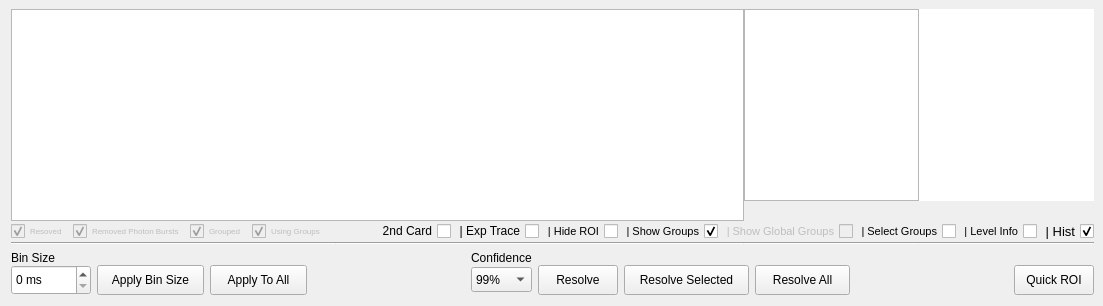
      <widget class="QWidget" name="tabIntensity">
       <property name="enabled">
        <bool>true</bool>
       </property>
       <property name="autoFillBackground">
        <bool>true</bool>
       </property>
       <attribute name="icon">
        <iconset resource="../icons.qrc">
         <normaloff>:/icons/icons/intensity.png</normaloff>:/icons/icons/intensity.png</iconset>
       </attribute>
       <attribute name="title">
        <string>Intensity</string>
       </attribute>
       <layout class="QGridLayout" name="gridLayout">
        <property name="topMargin">
         <number>9</number>
        </property>
        <property name="rightMargin">
         <number>9</number>
        </property>
        <item row="5" column="0">
         <layout class="QGridLayout" name="layInt_Buttons">
          <property name="verticalSpacing">
           <number>0</number>
          </property>
          <item row="1" column="8">
           <widget class="QPushButton" name="btnResolveAll">
            <property name="sizePolicy">
             <sizepolicy hsizetype="Fixed" vsizetype="Fixed">
              <horstretch>0</horstretch>
              <verstretch>0</verstretch>
             </sizepolicy>
            </property>
            <property name="minimumSize">
             <size>
              <width>95</width>
              <height>30</height>
             </size>
            </property>
            <property name="text">
             <string>Resolve All</string>
            </property>
            <property name="icon">
             <iconset resource="../icons.qrc">
              <normaloff>:/icons/icons/resolve-all.png</normaloff>:/icons/icons/resolve-all.png</iconset>
            </property>
            <property name="iconSize">
             <size>
              <width>25</width>
              <height>25</height>
             </size>
            </property>
           </widget>
          </item>
          <item row="0" column="0">
           <widget class="QLabel" name="lblInt_Bin_Size">
            <property name="font">
             <font>
              <weight>50</weight>
              <bold>false</bold>
              <underline>false</underline>
             </font>
            </property>
            <property name="text">
             <string>Bin Size</string>
            </property>
            <property name="alignment">
             <set>Qt::AlignLeading|Qt::AlignLeft|Qt::AlignVCenter</set>
            </property>
           </widget>
          </item>
          <item row="1" column="9">
           <spacer name="spcInt_Buttons_2">
            <property name="orientation">
             <enum>Qt::Horizontal</enum>
            </property>
            <property name="sizeType">
             <enum>QSizePolicy::Expanding</enum>
            </property>
            <property name="sizeHint" stdset="0">
             <size>
              <width>40</width>
              <height>20</height>
             </size>
            </property>
           </spacer>
          </item>
          <item row="1" column="1">
           <widget class="QPushButton" name="btnApplyBin">
            <property name="sizePolicy">
             <sizepolicy hsizetype="Fixed" vsizetype="Fixed">
              <horstretch>0</horstretch>
              <verstretch>0</verstretch>
             </sizepolicy>
            </property>
            <property name="minimumSize">
             <size>
              <width>107</width>
              <height>30</height>
             </size>
            </property>
            <property name="text">
             <string>Apply Bin Size</string>
            </property>
            <property name="icon">
             <iconset resource="../icons.qrc">
              <normaloff>:/icons/icons/apply-one.png</normaloff>:/icons/icons/apply-one.png</iconset>
            </property>
            <property name="iconSize">
             <size>
              <width>25</width>
              <height>25</height>
             </size>
            </property>
           </widget>
          </item>
          <item row="1" column="2">
           <widget class="QPushButton" name="btnApplyBinAll">
            <property name="sizePolicy">
             <sizepolicy hsizetype="Fixed" vsizetype="Fixed">
              <horstretch>0</horstretch>
              <verstretch>0</verstretch>
             </sizepolicy>
            </property>
            <property name="minimumSize">
             <size>
              <width>97</width>
              <height>30</height>
             </size>
            </property>
            <property name="text">
             <string>Apply To All</string>
            </property>
            <property name="icon">
             <iconset resource="../icons.qrc">
              <normaloff>:/icons/icons/apply-all.png</normaloff>:/icons/icons/apply-all.png</iconset>
            </property>
            <property name="iconSize">
             <size>
              <width>25</width>
              <height>25</height>
             </size>
            </property>
           </widget>
          </item>
          <item row="1" column="0">
           <widget class="QSpinBox" name="spbBinSize">
            <property name="sizePolicy">
             <sizepolicy hsizetype="Preferred" vsizetype="Fixed">
              <horstretch>0</horstretch>
              <verstretch>0</verstretch>
             </sizepolicy>
            </property>
            <property name="minimumSize">
             <size>
              <width>80</width>
              <height>30</height>
             </size>
            </property>
            <property name="suffix">
             <string> ms</string>
            </property>
            <property name="prefix">
             <string/>
            </property>
            <property name="maximum">
             <number>9999</number>
            </property>
           </widget>
          </item>
          <item row="1" column="3">
           <spacer name="spcInt_Buttons">
            <property name="orientation">
             <enum>Qt::Horizontal</enum>
            </property>
            <property name="sizeType">
             <enum>QSizePolicy::Expanding</enum>
            </property>
            <property name="sizeHint" stdset="0">
             <size>
              <width>40</width>
              <height>20</height>
             </size>
            </property>
           </spacer>
          </item>
          <item row="1" column="5">
           <widget class="QPushButton" name="btnResolve">
            <property name="sizePolicy">
             <sizepolicy hsizetype="Fixed" vsizetype="Fixed">
              <horstretch>0</horstretch>
              <verstretch>0</verstretch>
             </sizepolicy>
            </property>
            <property name="minimumSize">
             <size>
              <width>80</width>
              <height>30</height>
             </size>
            </property>
            <property name="text">
             <string>Resolve</string>
            </property>
            <property name="icon">
             <iconset resource="../icons.qrc">
              <normaloff>:/icons/icons/resolve-current.png</normaloff>:/icons/icons/resolve-current.png</iconset>
            </property>
            <property name="iconSize">
             <size>
              <width>25</width>
              <height>25</height>
             </size>
            </property>
           </widget>
          </item>
          <item row="1" column="4">
           <widget class="QComboBox" name="cmbConfIndex">
            <property name="sizePolicy">
             <sizepolicy hsizetype="Preferred" vsizetype="Fixed">
              <horstretch>0</horstretch>
              <verstretch>0</verstretch>
             </sizepolicy>
            </property>
            <property name="minimumSize">
             <size>
              <width>0</width>
              <height>25</height>
             </size>
            </property>
            <item>
             <property name="text">
              <string>99%</string>
             </property>
            </item>
            <item>
             <property name="text">
              <string>95%</string>
             </property>
            </item>
            <item>
             <property name="text">
              <string>90%</string>
             </property>
            </item>
            <item>
             <property name="text">
              <string>69%</string>
             </property>
            </item>
           </widget>
          </item>
          <item row="1" column="6">
           <widget class="QPushButton" name="btnResolve_Selected">
            <property name="sizePolicy">
             <sizepolicy hsizetype="Fixed" vsizetype="Fixed">
              <horstretch>0</horstretch>
              <verstretch>0</verstretch>
             </sizepolicy>
            </property>
            <property name="minimumSize">
             <size>
              <width>125</width>
              <height>30</height>
             </size>
            </property>
            <property name="text">
             <string>Resolve Selected</string>
            </property>
            <property name="icon">
             <iconset resource="../icons.qrc">
              <normaloff>:/icons/icons/resolve-selected.png</normaloff>:/icons/icons/resolve-selected.png</iconset>
            </property>
            <property name="iconSize">
             <size>
              <width>25</width>
              <height>25</height>
             </size>
            </property>
           </widget>
          </item>
          <item row="0" column="4">
           <widget class="QLabel" name="lblInt_Confidence">
            <property name="text">
             <string>Confidence</string>
            </property>
            <property name="alignment">
             <set>Qt::AlignLeading|Qt::AlignLeft|Qt::AlignVCenter</set>
            </property>
           </widget>
          </item>
          <item row="1" column="10">
           <widget class="QPushButton" name="btnQuickROI">
            <property name="sizePolicy">
             <sizepolicy hsizetype="Fixed" vsizetype="Fixed">
              <horstretch>0</horstretch>
              <verstretch>0</verstretch>
             </sizepolicy>
            </property>
            <property name="minimumSize">
             <size>
              <width>80</width>
              <height>30</height>
             </size>
            </property>
            <property name="text">
             <string>Quick ROI</string>
            </property>
            <property name="icon">
             <iconset resource="../icons.qrc">
              <normaloff>:/icons/icons/quick-roi.png</normaloff>:/icons/icons/quick-roi.png</iconset>
            </property>
            <property name="iconSize">
             <size>
              <width>25</width>
              <height>25</height>
             </size>
            </property>
           </widget>
          </item>
         </layout>
        </item>
        <item row="0" column="0">
         <layout class="QGridLayout" name="layInt_Plots">
          <property name="leftMargin">
           <number>0</number>
          </property>
          <property name="topMargin">
           <number>0</number>
          </property>
          <property name="rightMargin">
           <number>0</number>
          </property>
          <property name="bottomMargin">
           <number>0</number>
          </property>
          <property name="spacing">
           <number>0</number>
          </property>
          <item row="1" column="3" colspan="3">
           <layout class="QHBoxLayout" name="layInt_Chbs">
            <property name="spacing">
             <number>2</number>
            </property>
            <item>
             <spacer name="horizontalSpacer_2">
              <property name="orientation">
               <enum>Qt::Horizontal</enum>
              </property>
              <property name="sizeHint" stdset="0">
               <size>
                <width>40</width>
                <height>20</height>
               </size>
              </property>
             </spacer>
            </item>
            <item>
             <widget class="QCheckBox" name="chbSecondCard">
              <property name="layoutDirection">
               <enum>Qt::RightToLeft</enum>
              </property>
              <property name="text">
               <string>2nd Card</string>
              </property>
             </widget>
            </item>
            <item>
             <widget class="QCheckBox" name="chbInt_Exp_Trace">
              <property name="layoutDirection">
               <enum>Qt::RightToLeft</enum>
              </property>
              <property name="text">
               <string>| Exp Trace</string>
              </property>
             </widget>
            </item>
            <item>
             <widget class="QCheckBox" name="chbInt_Show_ROI">
              <property name="sizePolicy">
               <sizepolicy hsizetype="Minimum" vsizetype="Minimum">
                <horstretch>0</horstretch>
                <verstretch>0</verstretch>
               </sizepolicy>
              </property>
              <property name="font">
               <font>
                <pointsize>8</pointsize>
               </font>
              </property>
              <property name="layoutDirection">
               <enum>Qt::RightToLeft</enum>
              </property>
              <property name="text">
               <string>| Hide ROI</string>
              </property>
              <property name="iconSize">
               <size>
                <width>16</width>
                <height>16</height>
               </size>
              </property>
              <property name="checked">
               <bool>false</bool>
              </property>
              <property name="tristate">
               <bool>true</bool>
              </property>
             </widget>
            </item>
            <item>
             <widget class="QCheckBox" name="chbInt_Show_Groups">
              <property name="sizePolicy">
               <sizepolicy hsizetype="Minimum" vsizetype="Minimum">
                <horstretch>0</horstretch>
                <verstretch>0</verstretch>
               </sizepolicy>
              </property>
              <property name="font">
               <font>
                <pointsize>8</pointsize>
               </font>
              </property>
              <property name="layoutDirection">
               <enum>Qt::RightToLeft</enum>
              </property>
              <property name="text">
               <string>| Show Groups</string>
              </property>
              <property name="iconSize">
               <size>
                <width>16</width>
                <height>16</height>
               </size>
              </property>
              <property name="checked">
               <bool>true</bool>
              </property>
             </widget>
            </item>
            <item>
             <widget class="QCheckBox" name="chbInt_Show_Global_Groups">
              <property name="enabled">
               <bool>false</bool>
              </property>
              <property name="sizePolicy">
               <sizepolicy hsizetype="Minimum" vsizetype="Minimum">
                <horstretch>0</horstretch>
                <verstretch>0</verstretch>
               </sizepolicy>
              </property>
              <property name="font">
               <font>
                <pointsize>8</pointsize>
               </font>
              </property>
              <property name="layoutDirection">
               <enum>Qt::RightToLeft</enum>
              </property>
              <property name="text">
               <string>| Show Global Groups</string>
              </property>
              <property name="iconSize">
               <size>
                <width>16</width>
                <height>16</height>
               </size>
              </property>
              <property name="checked">
               <bool>false</bool>
              </property>
             </widget>
            </item>
            <item>
             <widget class="QCheckBox" name="chbInt_Select_Groups">
              <property name="sizePolicy">
               <sizepolicy hsizetype="Minimum" vsizetype="Minimum">
                <horstretch>0</horstretch>
                <verstretch>0</verstretch>
               </sizepolicy>
              </property>
              <property name="font">
               <font>
                <pointsize>8</pointsize>
               </font>
              </property>
              <property name="layoutDirection">
               <enum>Qt::RightToLeft</enum>
              </property>
              <property name="text">
               <string>| Select Groups</string>
              </property>
              <property name="iconSize">
               <size>
                <width>16</width>
                <height>16</height>
               </size>
              </property>
              <property name="checked">
               <bool>false</bool>
              </property>
             </widget>
            </item>
            <item>
             <widget class="QCheckBox" name="chbInt_Show_Level_Info">
              <property name="sizePolicy">
               <sizepolicy hsizetype="Minimum" vsizetype="Minimum">
                <horstretch>0</horstretch>
                <verstretch>0</verstretch>
               </sizepolicy>
              </property>
              <property name="font">
               <font>
                <pointsize>8</pointsize>
               </font>
              </property>
              <property name="layoutDirection">
               <enum>Qt::RightToLeft</enum>
              </property>
              <property name="text">
               <string>| Level Info</string>
              </property>
              <property name="iconSize">
               <size>
                <width>16</width>
                <height>16</height>
               </size>
              </property>
              <property name="checked">
               <bool>false</bool>
              </property>
             </widget>
            </item>
            <item>
             <widget class="QCheckBox" name="chbInt_Show_Hist">
              <property name="sizePolicy">
               <sizepolicy hsizetype="Minimum" vsizetype="Minimum">
                <horstretch>0</horstretch>
                <verstretch>0</verstretch>
               </sizepolicy>
              </property>
              <property name="font">
               <font>
                <pointsize>10</pointsize>
               </font>
              </property>
              <property name="layoutDirection">
               <enum>Qt::RightToLeft</enum>
              </property>
              <property name="text">
               <string>| Hist</string>
              </property>
              <property name="iconSize">
               <size>
                <width>16</width>
                <height>16</height>
               </size>
              </property>
              <property name="checked">
               <bool>true</bool>
              </property>
             </widget>
            </item>
           </layout>
          </item>
          <item row="3" column="3">
           <widget class="Line" name="lineInt_4">
            <property name="sizePolicy">
             <sizepolicy hsizetype="Expanding" vsizetype="Fixed">
              <horstretch>0</horstretch>
              <verstretch>0</verstretch>
             </sizepolicy>
            </property>
            <property name="orientation">
             <enum>Qt::Horizontal</enum>
            </property>
           </widget>
          </item>
          <item row="0" column="4">
           <widget class="QWidget" name="wdgInt_Hist_Container" native="true">
            <property name="sizePolicy">
             <sizepolicy hsizetype="Fixed" vsizetype="Preferred">
              <horstretch>0</horstretch>
              <verstretch>0</verstretch>
             </sizepolicy>
            </property>
            <property name="maximumSize">
             <size>
              <width>175</width>
              <height>16777215</height>
             </size>
            </property>
            <layout class="QVBoxLayout" name="verticalLayout_14">
             <property name="spacing">
              <number>0</number>
             </property>
             <property name="leftMargin">
              <number>0</number>
             </property>
             <property name="topMargin">
              <number>0</number>
             </property>
             <property name="rightMargin">
              <number>0</number>
             </property>
             <property name="bottomMargin">
              <number>0</number>
             </property>
             <item>
              <widget class="PlotWidget" name="pgInt_Hist_PlotWidget">
               <property name="sizePolicy">
                <sizepolicy hsizetype="Fixed" vsizetype="Expanding">
                 <horstretch>0</horstretch>
                 <verstretch>0</verstretch>
                </sizepolicy>
               </property>
               <property name="maximumSize">
                <size>
                 <width>175</width>
                 <height>16777215</height>
                </size>
               </property>
              </widget>
             </item>
             <item>
              <spacer name="spcInt_Hist_Align">
               <property name="orientation">
                <enum>Qt::Vertical</enum>
               </property>
               <property name="sizeType">
                <enum>QSizePolicy::Fixed</enum>
               </property>
               <property name="sizeHint" stdset="0">
                <size>
                 <width>20</width>
                 <height>20</height>
                </size>
               </property>
              </spacer>
             </item>
            </layout>
           </widget>
          </item>
          <item row="3" column="2">
           <widget class="Line" name="lineInt_3">
            <property name="sizePolicy">
             <sizepolicy hsizetype="Expanding" vsizetype="Fixed">
              <horstretch>0</horstretch>
              <verstretch>0</verstretch>
             </sizepolicy>
            </property>
            <property name="orientation">
             <enum>Qt::Horizontal</enum>
            </property>
           </widget>
          </item>
          <item row="3" column="0">
           <widget class="Line" name="lineInt_1">
            <property name="sizePolicy">
             <sizepolicy hsizetype="Expanding" vsizetype="Fixed">
              <horstretch>0</horstretch>
              <verstretch>0</verstretch>
             </sizepolicy>
            </property>
            <property name="orientation">
             <enum>Qt::Horizontal</enum>
            </property>
           </widget>
          </item>
          <item row="3" column="1">
           <widget class="Line" name="lineInt_2">
            <property name="sizePolicy">
             <sizepolicy hsizetype="Expanding" vsizetype="Fixed">
              <horstretch>0</horstretch>
              <verstretch>0</verstretch>
             </sizepolicy>
            </property>
            <property name="orientation">
             <enum>Qt::Horizontal</enum>
            </property>
           </widget>
          </item>
          <item row="0" column="0" colspan="4">
           <widget class="PlotWidget" name="pgIntensity_PlotWidget">
            <property name="sizePolicy">
             <sizepolicy hsizetype="Expanding" vsizetype="Expanding">
              <horstretch>0</horstretch>
              <verstretch>0</verstretch>
             </sizepolicy>
            </property>
           </widget>
          </item>
          <item row="3" column="4">
           <widget class="Line" name="lineInt_Hist">
            <property name="sizePolicy">
             <sizepolicy hsizetype="Minimum" vsizetype="Minimum">
              <horstretch>0</horstretch>
              <verstretch>0</verstretch>
             </sizepolicy>
            </property>
            <property name="minimumSize">
             <size>
              <width>175</width>
              <height>0</height>
             </size>
            </property>
            <property name="orientation">
             <enum>Qt::Horizontal</enum>
            </property>
           </widget>
          </item>
          <item row="0" column="5">
           <widget class="QWidget" name="wdgInt_Level_Info_Container" native="true">
            <property name="sizePolicy">
             <sizepolicy hsizetype="Fixed" vsizetype="Preferred">
              <horstretch>0</horstretch>
              <verstretch>0</verstretch>
             </sizepolicy>
            </property>
            <layout class="QVBoxLayout" name="verticalLayout_20">
             <property name="spacing">
              <number>0</number>
             </property>
             <property name="leftMargin">
              <number>0</number>
             </property>
             <property name="topMargin">
              <number>0</number>
             </property>
             <property name="rightMargin">
              <number>0</number>
             </property>
             <property name="bottomMargin">
              <number>0</number>
             </property>
             <item>
              <widget class="QTextBrowser" name="txtLevelInfoInt">
               <property name="sizePolicy">
                <sizepolicy hsizetype="Fixed" vsizetype="Expanding">
                 <horstretch>0</horstretch>
                 <verstretch>0</verstretch>
                </sizepolicy>
               </property>
               <property name="maximumSize">
                <size>
                 <width>175</width>
                 <height>16777215</height>
                </size>
               </property>
               <property name="font">
                <font>
                 <pointsize>8</pointsize>
                 <weight>50</weight>
                 <bold>false</bold>
                </font>
               </property>
               <property name="autoFillBackground">
                <bool>true</bool>
               </property>
               <property name="frameShape">
                <enum>QFrame::NoFrame</enum>
               </property>
               <property name="frameShadow">
                <enum>QFrame::Plain</enum>
               </property>
               <property name="readOnly">
                <bool>true</bool>
               </property>
               <property name="placeholderText">
                <string/>
               </property>
              </widget>
             </item>
             <item>
              <spacer name="spcInt_Level_Info">
               <property name="orientation">
                <enum>Qt::Vertical</enum>
               </property>
               <property name="sizeType">
                <enum>QSizePolicy::Fixed</enum>
               </property>
               <property name="sizeHint" stdset="0">
                <size>
                 <width>20</width>
                 <height>20</height>
                </size>
               </property>
              </spacer>
             </item>
            </layout>
           </widget>
          </item>
          <item row="3" column="5">
           <widget class="Line" name="lineInt_Level">
            <property name="sizePolicy">
             <sizepolicy hsizetype="Minimum" vsizetype="Minimum">
              <horstretch>0</horstretch>
              <verstretch>0</verstretch>
             </sizepolicy>
            </property>
            <property name="minimumSize">
             <size>
              <width>175</width>
              <height>0</height>
             </size>
            </property>
            <property name="orientation">
             <enum>Qt::Horizontal</enum>
            </property>
           </widget>
          </item>
          <item row="1" column="0">
           <layout class="QHBoxLayout" name="layInt_Display">
            <property name="spacing">
             <number>5</number>
            </property>
            <item>
             <widget class="QCheckBox" name="chbInt_Disp_Resolved">
              <property name="enabled">
               <bool>false</bool>
              </property>
              <property name="font">
               <font>
                <pointsize>6</pointsize>
               </font>
              </property>
              <property name="text">
               <string>Resoved</string>
              </property>
              <property name="checked">
               <bool>true</bool>
              </property>
             </widget>
            </item>
            <item>
             <widget class="QCheckBox" name="chbInt_Disp_Photon_Bursts">
              <property name="enabled">
               <bool>false</bool>
              </property>
              <property name="font">
               <font>
                <pointsize>6</pointsize>
               </font>
              </property>
              <property name="text">
               <string>Removed Photon Bursts</string>
              </property>
              <property name="checked">
               <bool>true</bool>
              </property>
             </widget>
            </item>
            <item>
             <widget class="QCheckBox" name="chbInt_Disp_Grouped">
              <property name="enabled">
               <bool>false</bool>
              </property>
              <property name="font">
               <font>
                <pointsize>6</pointsize>
               </font>
              </property>
              <property name="text">
               <string>Grouped</string>
              </property>
              <property name="checked">
               <bool>true</bool>
              </property>
             </widget>
            </item>
            <item>
             <widget class="QCheckBox" name="chbInt_Disp_Using_Groups">
              <property name="enabled">
               <bool>false</bool>
              </property>
              <property name="font">
               <font>
                <pointsize>6</pointsize>
               </font>
              </property>
              <property name="text">
               <string>Using Groups</string>
              </property>
              <property name="checked">
               <bool>true</bool>
              </property>
             </widget>
            </item>
            <item>
             <spacer name="horizontalSpacer">
              <property name="orientation">
               <enum>Qt::Horizontal</enum>
              </property>
              <property name="sizeHint" stdset="0">
               <size>
                <width>10</width>
                <height>20</height>
               </size>
              </property>
             </spacer>
            </item>
           </layout>
          </item>
         </layout>
        </item>
       </layout>
      </widget>
